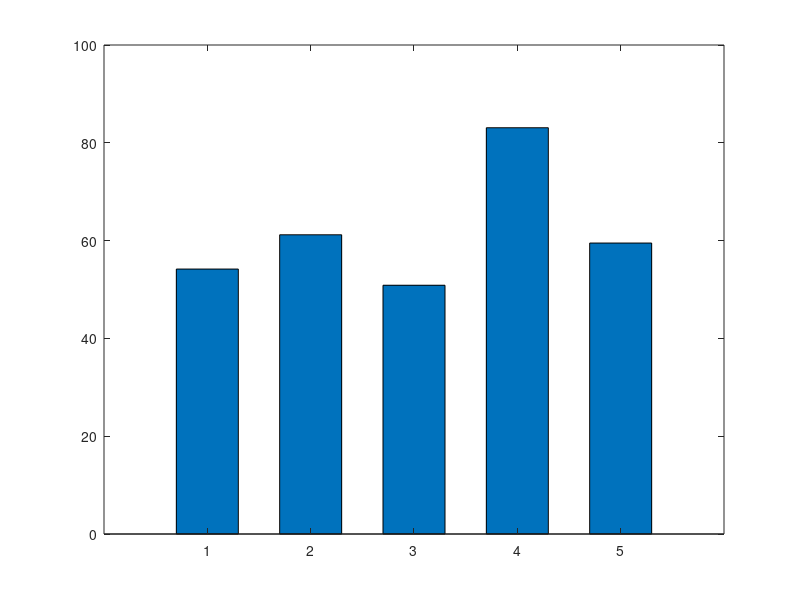

The MATLAB source for this figure: (Note: this script raises an error after producing the figure.)

%  x= [0  1000];
%  y=[0 100];
%  dat= [54.18 61.19 50.87 83.08 59.5]
%  range = [10 190 420 650 880 1000]
% histogram(dat)
x = [10 190 420 650 880 1000]
y = [54.18 61.19 50.87 83.08 59.5]
%figure
% lablex('percent');
% xlable('index');
b=bar(y,0.6);
% b.FaceColor = [0 .5 .5];
% b.EdgeColor = [0 0.2 0.9];
b.LineWidth = 0.01;
b.x =100;
%hist(y);